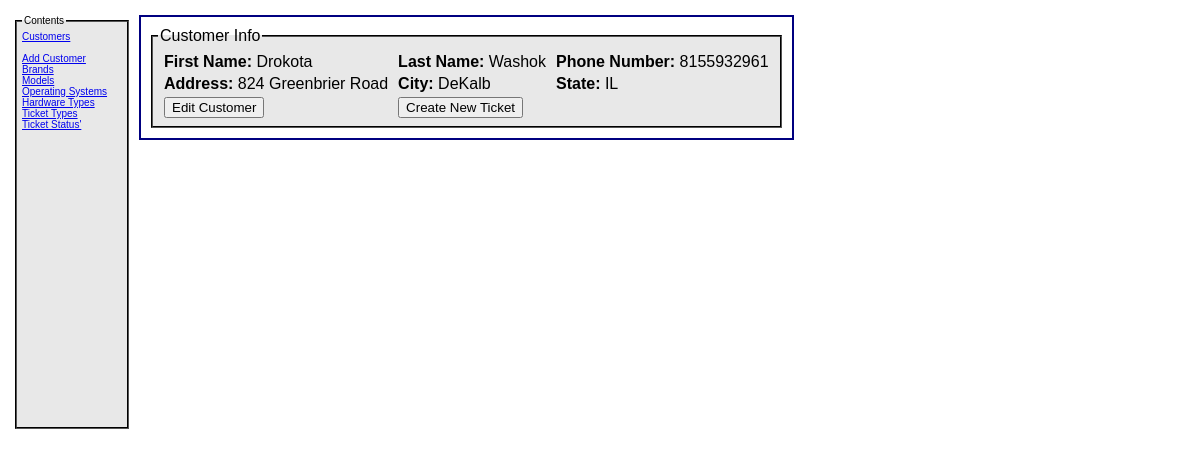
Screenshot of /model/customers/customerInfo.php?primkey=2 with the database file from the repository.
### tables this page shows
CREATE TABLE IF NOT EXISTS `information` (
`primkey` int(11) NOT NULL,
  `nameFirst` text NOT NULL,
  `nameLast` text NOT NULL,
  `phoneNumber` text NOT NULL,
  `streetAddress` text NOT NULL,
  `city` text NOT NULL,
  `state` text NOT NULL,
  `ticketNumbers` text NOT NULL
);

### model/customers/customerInfo.php (the view, shortened to what this page needs)
<?php
include_once 'customerDB.php';
$key = filter_input(INPUT_GET, 'primkey');
$sql = "SELECT * FROM information WHERE primkey = :key";
$statement = $customersconn->prepare($sql);
$statement->bindValue(':key', $key);
$statement->execute();
$customer = $statement->fetch();
?>
<!DOCTYPE html>
<html>
    <head>
            <link rel="stylesheet" type="text/css" href="../../main.css">
    </head>
    <div>
    <fieldset id="leftColumn">
        <legend>Contents</legend>
        <a href="customersDisplayForm.php">Customers</a><br><br>
			<a href="../../index.php">Add Customer</a><br>
            <a href="../categories/brandsDisplayForm.php">Brands</a><br>
            <a href="../categories/modelDisplayForm.php">Models</a><br>
            <a href="../categories/OSDisplayForm.php">Operating Systems</a><br>
            <a href="../categories/typesDisplayForm.php">Hardware Types</a><br>
            <a href="../categories/ticketTypeDisplayForm.php">Ticket Types</a><br>
            <a href="../categories/ticketStatusDisplayForm.php">Ticket Status'</a><br>
    </fieldset>
    </div>
    <body>
        <main>
            <fieldset>
                <legend>Customer Info</legend>
                <table>
                    <tr>
                        <td><b>First Name: </b><?php echo $customer['nameFirst']?></td>
                        <td><b>Last Name: </b><?php echo $customer['nameLast']?></td>
                        <td><b>Phone Number: </b><?php echo $customer['phoneNumber']?></td>
                    </tr>
                    <tr>
                        <td><b>Address: </b><?php echo $customer['streetAddress'];?></td>
                        <td><b>City: </b><?php echo $customer['city'];?></td>
                        <td><b>State: </b><?php echo $customer['state'];?></td>
                    </tr>
                    <tr>
                        <td><form action="editCustomerForm.php" method="get">
                                <input type="submit" name="editCustomer" value="Edit Customer">
                            </form></td>
                            <td><form action="../tickets/ticketCreateForm.php" method="get">
                                <input type="submit" name="createTicket" value="Create New Ticket">
                            </form></td>
                    </tr>
                </table>
            </fieldset>
        </main>
    </body>
</html>

### main.css (style rules this page uses)
body { font-family: Arial, Helvetica, sans-seriff; margin: 5px; padding: 5px; }
main { width: auto; margin: 5px; padding: 5px; background: white; border: 2px solid navy; float: left; }
fieldset { width: auto; background: #E8E8E8; display: block; margin: 5px; margin-bottom: 5px; padding: 5px; border: 2px groove black; }
fieldset#leftColumn { width: 100px; height: 400px; float: left; background: #E8E8E8; display: block; margin: 5px; padding: 5px; border: 2px groove black; font-size: 10px; }
table { width: auto; }
td { padding-left: 4px; padding-right: 4px; }

### rows the page displays
information: nameFirst "Drokota", nameLast "Washok", phoneNumber "8155932961", streetAddress "824 Greenbrier Road", city "DeKalb", state "IL"
